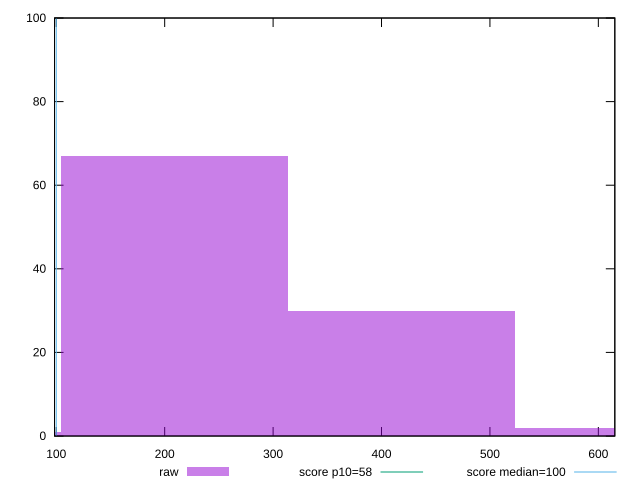

Write gnuplot code to recreate this figure.
reset

$raw <<EOF
209.33319834576648 67
418.66639669153295 30
627.9995950372994 2
0 1
EOF

set key outside below
set boxwidth 209.33319834576648
set xrange [98.4:615.2]
set yrange [0:100]
set trange [0:100]
set style fill transparent solid 0.5 noborder

set parametric
set terminal svg size 640, 490 enhanced background rgb 'white'
set output "reports/report_00027_2021-02-24T12-40-31.850Z/estimated-input-latency/samples/music/raw/histogram.svg"

plot $raw title "raw" with boxes, \
     58,t title "score p10=58", \
     100,t title "score median=100"

reset
